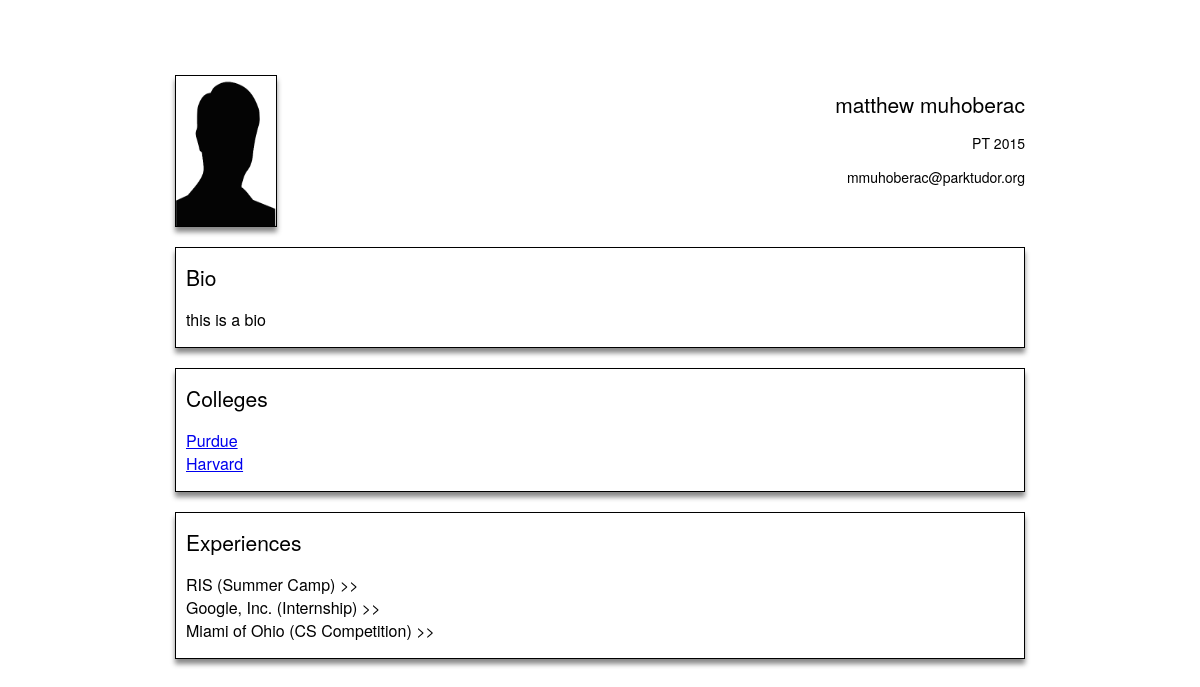
/project_files/php_work_material/profile.php, run on the app's committed database.
### tables this page shows
CREATE TABLE IF NOT EXISTS `accounts` (
  `id` int(11) NOT NULL AUTO_INCREMENT,
  `first_name` varchar(45) NOT NULL,
  `last_name` varchar(45) NOT NULL,
  `email` varchar(45) NOT NULL,
  `pt_grad_year` int(11) NOT NULL,
  `bio` varchar(200) NOT NULL,
  `password` varchar(45) NOT NULL,
  PRIMARY KEY (`id`)
);

### project_files/model/accounts_db.php (called while the page is built, shortened)
<?php
function get_name($id) {
    global $db;
    $query = "SELECT *
        FROM accounts
        WHERE id = '$id'";
    $result = $db->query($query);
    return $result->fetch();
}

### project_files/model/university_db.php (called while the page is built, shortened)
<?php
function get_college($userID) {
    global $db;
    $query = "SELECT distinct university_id FROM questions WHERE accounts_id = '$userID'";
    $college = $db->query($query);
    return $college;
}
function get_college_name($collegeID){
    global$db;
    $query = "Select * from universities where id = '$collegeID'";
    $name = $db->query($query);
    return $name;
}
?>

### project_files/php_work_material/profile.php (the view, shortened to what this page needs)
<?php
include("../model/database.php");
include("../model/university_db.php");
include("../model/accounts_db.php");
$userID = 1;
$g_colleges = get_college($userID);
?>
<!DOCTYPE html>
<html>
<head>
    <link rel="stylesheet" type="text/css" href="stylesheet.css"/>
</head>
<body>
<div id="profile">
    <div id="profilePicture">
        <img src="profile.png"/>
    </div>
    <div id="profileInfo">
        <h1><?php $name = get_name($userID); echo $name['first_name'] . " " . $name['last_name'];?></h1>
        <p>PT <?php echo $name['pt_grad_year']; ?> </p>
        <p><?php echo $name['email']; ?></p>
    </div>
    <div id="bio">
        <h1>Bio</h1>
        <p><?php echo $name['bio']; ?> </p>
    </div>
    <div id="colleges">
        <h1>Colleges</h1>
        <ul>
            <?php foreach($g_colleges as $g_college){ ?>
                <li><a href = "college.php?university_id=<?php echo $g_college['university_id'] ?>&userID=<?php echo $userID ?>"> <?php echo get_college_name($g_college['university_id'])->fetch()['name']; ?> </a></li>
            <?php } ?>
        </ul>
    </div>
    <div id="experiences">
        <h1>Experiences</h1>
        <ul>
            <li>RIS (Summer Camp) <a>>></a></li>
            <li>Google, Inc. (Internship) <a>>></a></li>
            <li>Miami of Ohio (CS Competition) <a>>></a></li>
        </ul>
    </div>
</div>
</body>
</html>

### project_files/php_work_material/stylesheet.css (style rules this page uses)
body, html { min-width: 700px; max-width: 1000px; margin: 0 auto; height:100%; }
h1 { font-weight: normal; }
#profile { margin: 75px; }
#profilePicture { width: 100px; height: 150px; border: 1px solid black; float: left; margin-bottom: 20px; box-shadow: 0px 5px 5px #888888; }
#profilePicture img { height: 150px; width: 100px; }
#profileInfo { font-family: "HelveticaNeue-Light", "Helvetica Neue Light", "Helvetica Neue", Helvetica, sans-serif; float: right; text-align: right; font-size: 14px; }
#profileInfo h1, #bio h1, #colleges h1, #experiences h1 { font-weight: 500; font-size: 21px; }
#bio, #colleges, #experiences { font-family: "HelveticaNeue-Light", "Helvetica Neue Light", "Helvetica Neue", Helvetica, sans-serif; border: 1px solid black; clear: left; margin-top: 20px; padding: 0px 10px 0px 10px; box-shadow: 0px 5px 5px #888888; }
#bio ul, #colleges ul, #experiences ul { padding: 0; list-style-type: none; }

### data on the page
accounts: first_name "matthew", last_name "muhoberac", pt_grad_year "2015", email "mmuhoberac@parktudor.org", bio "this is a bio"

### other printed values
get_college_name($g_college['university_id'])->fetch()['name'] "Purdue"
get_college_name($g_college['university_id'])->fetch()['name'] "Harvard"
